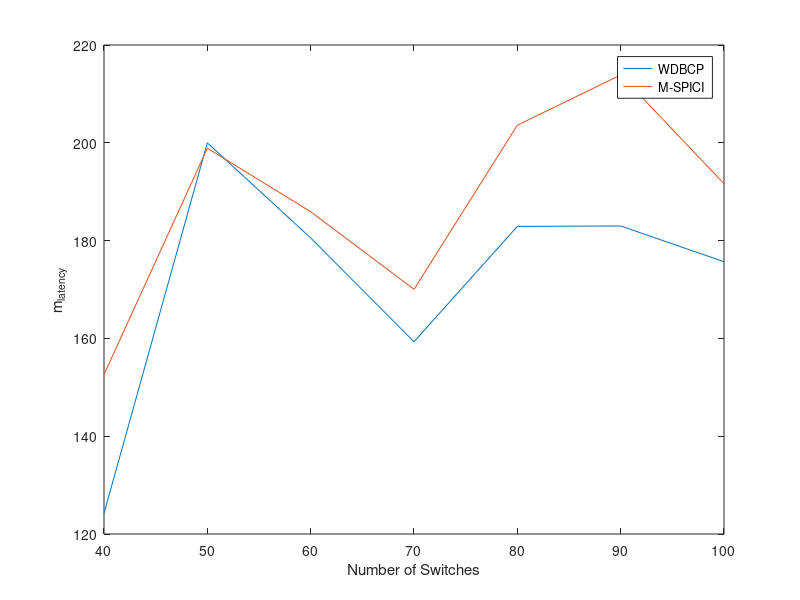
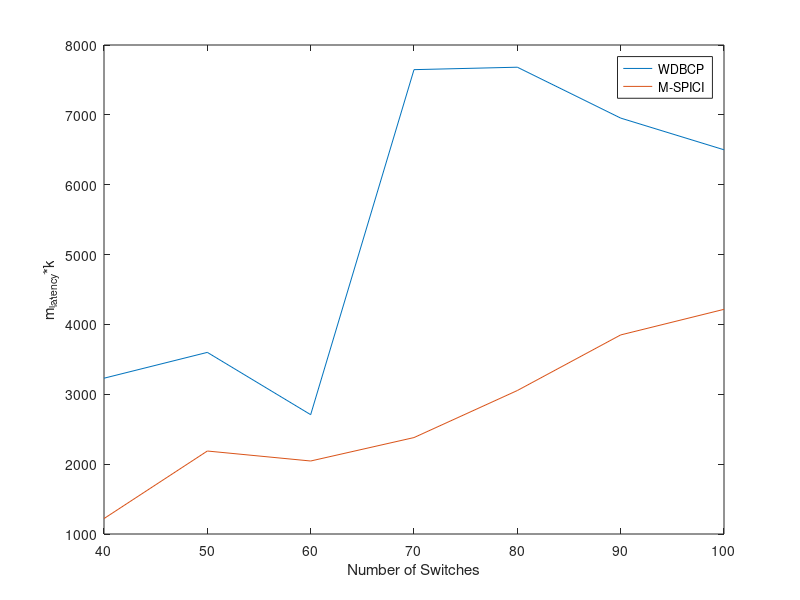

Recreate these plots in MATLAB, in order.
fileID = fopen('wdbcp_new.txt','r');
x1 = zeros(1,7);
k1 = zeros(1,7);
input1 = zeros(1,7);
idx = 0;
input = fscanf(fileID,'%f');
for i=1:7
    input1(i) = input(idx+1);
    k1(i) = input(idx+2);
    x1(i) = input(idx+3);
    idx = idx + 3;
end
y1 = [40 50 60 70 80 90 100];
fileID = fopen('mspici_new.txt','r');
x2 = zeros(1,7);
y2 = zeros(1,7);
k2 = zeros(1,7);
input2 = zeros(1,7);
idx = 0;
input = fscanf(fileID,'%f');
for i=1:7
    input2(i) = input(idx+1);
    y2(i) = input(idx+2);
    y2(i) = input(idx+3);
    k2(i) = input(idx+4);
    x2(i) = input(idx+5);
    idx = idx + 5;
end

plot(y1,x1,y1,x2);
xlabel('Number of Switches');
ylabel('m_{latency}');
legend('WDBCP','M-SPICI');
print('newgraph','-dpng');

plot(y1,x1.*k1,y1,x2.*k2);
xlabel('Number of Switches');
ylabel('m_{latency}*k');
legend('WDBCP','M-SPICI');
print('newgraph','-dpng');